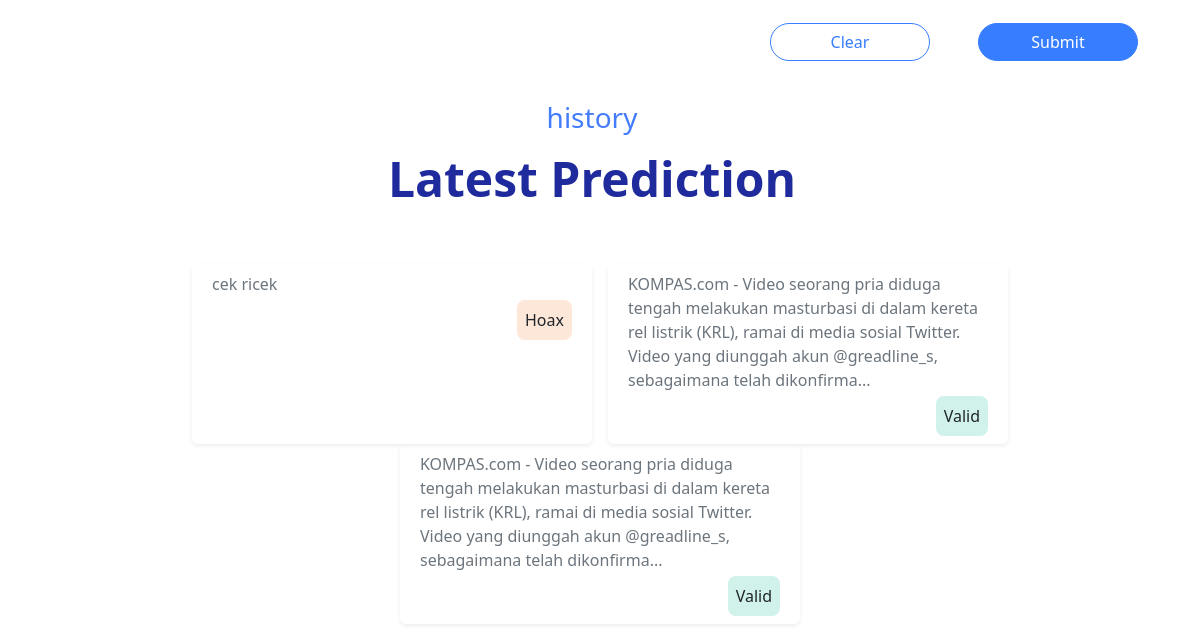
/ (lower part), run on an earlier commit of the app's database.
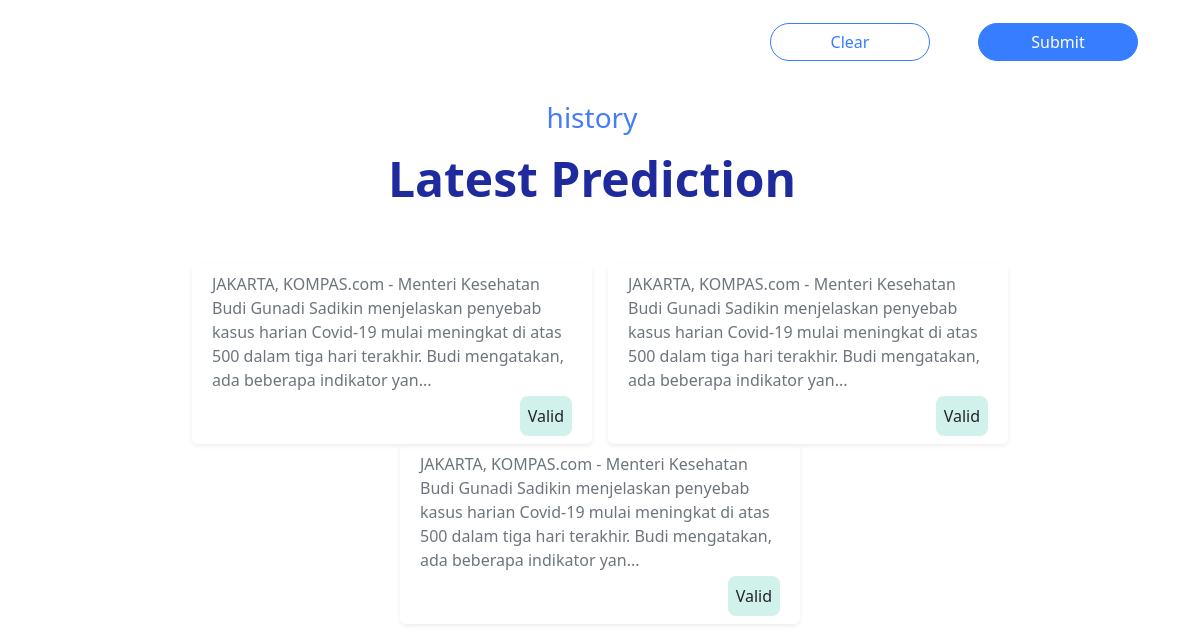
And on a later commit of the database.
### tables this page shows
CREATE TABLE history(
id INTEGER PRIMARY KEY AutoIncrement,
teks TEXT NOT NULL,
hasil TEXT NOT NULL);

### app.py (the view)
@app.route("/")
def index():
    history = history_data()
    return render_template("index.html", history=history)

### app.py (called while the page is built)
def history_data():
    conn = sqlite3.connect("sotaken.db")
    history = conn.cursor()
    history.execute("SELECT * FROM history ORDER BY id DESC LIMIT 3;")
    rows = history.fetchall()
    return rows

### templates/index.html (shortened to what this page needs)
<!doctype html>
<html lang="en">
    <head>
        <link href="https://cdn.jsdelivr.net/npm/bootstrap@5.2.0-beta1/dist/css/bootstrap.min.css" rel="stylesheet">
        <link href="static/css/animated.css" rel="stylesheet">
    </head>
    <body>
        <div id="start" class="container p-2 text-center" style="color: #1F2A9D;">
            <form action="{{ url_for('hasil')}}" method="POST">
                <div class="pt-3">
                    <div class="d-flex justify-content-end">
                        <input class="m-4 btn" style="color: #377DFF; width: 20vh; border: 1px solid #377DFF; border-radius: 35px;" type="reset" value="Clear">
                        <button class="m-4 btn text-white" style="width: 20vh; border: 1px solid #377DFF; border-radius: 35px; background: #377DFF;" type="submit">Submit</button>
                    </div>
                </div>
            </form>
        </div>
        <div class="pb-5 container text-center">
            <h3 class="pe-3 pt-2" style="color: #457CFC;">history</h3>
            <h1 class="pe-3 pt-2" style="font-size: 48px; color: #1F2A9D;"><b>Latest Prediction</b></h1>
            <div class="pt-5 pb-2 row d-flex justify-content-center">
                {% for data in history %}
                <div class="rounded mx-2 shadow-sm text-start" style="width:25rem;">
                    <div class="p-2">
                        <div class="text-secondary">
                            {% if data[1]|length > 200 %}
                            <p class="card-text">{{ data[1][:200] }}...</p>
                            {% else %}
                            <p class="card-text">{{ data[1] }}</p>
                            {% endif %}
                        </div>
                        <div class="pt-1 d-flex justify-content-end">
                            {% if data[2] == "Valid" %}
                            <div style="background: rgba(27, 188, 155, 0.2); border-radius: 8px;">
                                <p class="p-2 card-text fixhasil">Valid</p>
                            </div>
                            {% else %}
                            <div style="background: #FDE7D9; border-radius: 8px; max-width: 59px;">
                                <p class="p-2 card-text fixhasil">Hoax</p>
                            </div>
                            {% endif %}
                        </div>
                    </div>
                </div>
                {% endfor %}
            </div>
        </div>
    </body>
</html>

What changed in the data, as far as the page shows it:
no longer on this page (row unchanged): history: teks "cek ricek", hasil "Hoax"
no longer on this page (row unchanged): history: teks "KOMPAS.com - Video seorang pria diduga tengah melakukan masturbasi di dalam kereta rel listrik (KRL), ramai di media sosial Twitter. Video yang diunggah akun @greadline_s, sebagaimana telah dikonfirma", hasil "Valid"
no longer on this page (row unchanged): history: teks "KOMPAS.com - Video seorang pria diduga tengah melakukan masturbasi di dalam kereta rel listrik (KRL), ramai di media sosial Twitter. Video yang diunggah akun @greadline_s, sebagaimana telah dikonfirma", hasil "Valid"
added history: teks "JAKARTA, KOMPAS.com - Menteri Kesehatan Budi Gunadi Sadikin menjelaskan penyebab kasus harian Covid-19 mulai meningkat di atas 500 dalam tiga hari terakhir. Budi mengatakan, ada beberapa indikator yan", hasil "Valid"
added history: teks "JAKARTA, KOMPAS.com - Menteri Kesehatan Budi Gunadi Sadikin menjelaskan penyebab kasus harian Covid-19 mulai meningkat di atas 500 dalam tiga hari terakhir. Budi mengatakan, ada beberapa indikator yan", hasil "Valid"
added history: teks "JAKARTA, KOMPAS.com - Menteri Kesehatan Budi Gunadi Sadikin menjelaskan penyebab kasus harian Covid-19 mulai meningkat di atas 500 dalam tiga hari terakhir. Budi mengatakan, ada beberapa indikator yan", hasil "Valid"
